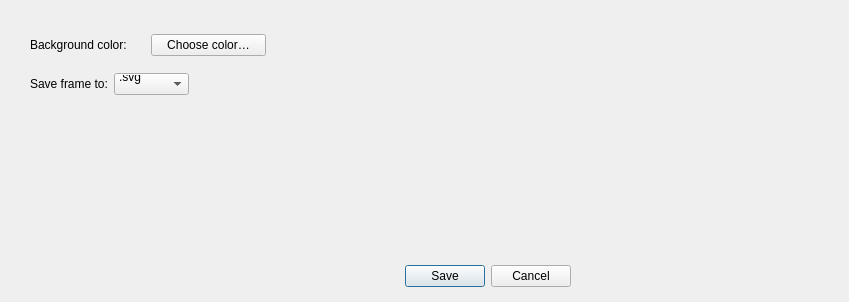
<?xml version="1.0" encoding="UTF-8"?>
<ui version="4.0">
 <class>SaveFrameDialog</class>
 <widget class="QDialog" name="SaveFrameDialog">
  <property name="geometry">
   <rect>
    <x>0</x>
    <y>0</y>
    <width>849</width>
    <height>302</height>
   </rect>
  </property>
  <property name="windowTitle">
   <string>Save frame</string>
  </property>
  <widget class="QDialogButtonBox" name="buttonBox">
   <property name="geometry">
    <rect>
     <x>230</x>
     <y>260</y>
     <width>341</width>
     <height>32</height>
    </rect>
   </property>
   <property name="orientation">
    <enum>Qt::Orientation::Horizontal</enum>
   </property>
   <property name="standardButtons">
    <set>QDialogButtonBox::StandardButton::Cancel|QDialogButtonBox::StandardButton::Save</set>
   </property>
  </widget>
  <widget class="QLabel" name="backgroundColorPreviewLabel">
   <property name="geometry">
    <rect>
     <x>270</x>
     <y>40</y>
     <width>63</width>
     <height>20</height>
    </rect>
   </property>
   <property name="text">
    <string> </string>
   </property>
  </widget>
  <widget class="QWidget" name="">
   <property name="geometry">
    <rect>
     <x>30</x>
     <y>30</y>
     <width>236</width>
     <height>31</height>
    </rect>
   </property>
   <layout class="QGridLayout" name="gridLayout">
    <item row="0" column="0">
     <widget class="QLabel" name="backgroundColorLabel">
      <property name="text">
       <string>Background color:</string>
      </property>
     </widget>
    </item>
    <item row="0" column="1">
     <widget class="QPushButton" name="backgroundColorButton">
      <property name="text">
       <string>Choose color…</string>
      </property>
     </widget>
    </item>
   </layout>
  </widget>
  <widget class="QWidget" name="">
   <property name="geometry">
    <rect>
     <x>30</x>
     <y>70</y>
     <width>159</width>
     <height>28</height>
    </rect>
   </property>
   <layout class="QGridLayout" name="gridLayout_2">
    <item row="0" column="0">
     <widget class="QLabel" name="formatLabel">
      <property name="text">
       <string>Save frame to:</string>
      </property>
     </widget>
    </item>
    <item row="0" column="1">
     <widget class="QComboBox" name="formatComboBox">
      <item>
       <property name="text">
        <string>.svg
</string>
       </property>
      </item>
      <item>
       <property name="text">
        <string>.png
</string>
       </property>
      </item>
      <item>
       <property name="text">
        <string>.jpg</string>
       </property>
      </item>
     </widget>
    </item>
   </layout>
  </widget>
 </widget>
 <resources/>
 <connections>
  <connection>
   <sender>buttonBox</sender>
   <signal>accepted()</signal>
   <receiver>SaveFrameDialog</receiver>
   <slot>accept()</slot>
   <hints>
    <hint type="sourcelabel">
     <x>248</x>
     <y>254</y>
    </hint>
    <hint type="destinationlabel">
     <x>157</x>
     <y>274</y>
    </hint>
   </hints>
  </connection>
  <connection>
   <sender>buttonBox</sender>
   <signal>rejected()</signal>
   <receiver>SaveFrameDialog</receiver>
   <slot>reject()</slot>
   <hints>
    <hint type="sourcelabel">
     <x>316</x>
     <y>260</y>
    </hint>
    <hint type="destinationlabel">
     <x>286</x>
     <y>274</y>
    </hint>
   </hints>
  </connection>
 </connections>
</ui>
